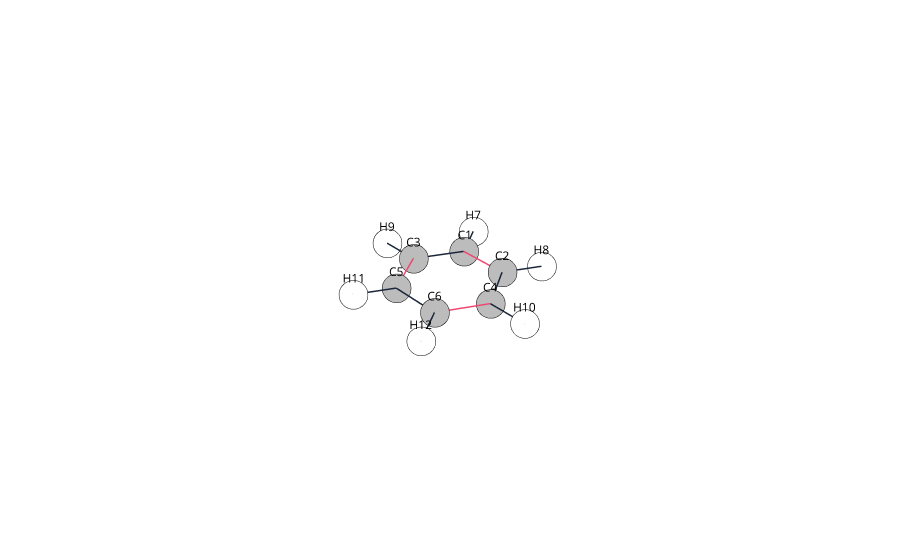

Write notebook code for a chart like this one.
### Code cell
# display graph

mi.view_graph(graph1,plot_mode='plotly')

### Figure 1 — Plotly figure (JSON) as saved in the notebook; plotly's stock layout.template omitted (floating-point values rounded to 4 significant figures)
{"data": [{"hoverinfo": "all", "hoverlabel": {"bgcolor": "#ffffff"}, "hovertext": ["Element: C1"], "marker": {"color": "#BCBCBC", "line": {"color": "black", "width": 2}, "size": 10, "sizemode": "area", "sizeref": 1}, "mode": "markers+text", "text": ["C1"], "textfont": {"color": "black"}, "type": "scatter3d", "x": [-1.213], "y": [-0.6884], "z": [0]}, {"hoverinfo": "all", "hoverlabel": {"bgcolor": "#ffffff"}, "hovertext": ["Element: C2"], "marker": {"color": "#BCBCBC", "line": {"color": "black", "width": 2}, "size": 10, "sizemode": "area", "sizeref": 1}, "mode": "markers+text", "text": ["C2"], "textfont": {"color": "black"}, "type": "scatter3d", "x": [-1.203], "y": [0.7064], "z": [0.0001]}, {"hoverinfo": "all", "hoverlabel": {"bgcolor": "#ffffff"}, "hovertext": ["Element: C3"], "marker": {"color": "#BCBCBC", "line": {"color": "black", "width": 2}, "size": 10, "sizemode": "area", "sizeref": 1}, "mode": "markers+text", "text": ["C3"], "textfont": {"color": "black"}, "type": "scatter3d", "x": [-0.0103], "y": [-1.395], "z": [0]}, {"hoverinfo": "all", "hoverlabel": {"bgcolor": "#ffffff"}, "hovertext": ["Element: C4"], "marker": {"color": "#BCBCBC", "line": {"color": "black", "width": 2}, "size": 10, "sizemode": "area", "sizeref": 1}, "mode": "markers+text", "text": ["C4"], "textfont": {"color": "black"}, "type": "scatter3d", "x": [0.0104], "y": [1.395], "z": [-0.0001]}, {"hoverinfo": "all", "hoverlabel": {"bgcolor": "#ffffff"}, "hovertext": ["Element: C5"], "marker": {"color": "#BCBCBC", "line": {"color": "black", "width": 2}, "size": 10, "sizemode": "area", "sizeref": 1}, "mode": "markers+text", "text": ["C5"], "textfont": {"color": "black"}, "type": "scatter3d", "x": [1.203], "y": [-0.7063], "z": [0]}, {"hoverinfo": "all", "hoverlabel": {"bgcolor": "#ffffff"}, "hovertext": ["Element: C6"], "marker": {"color": "#BCBCBC", "line": {"color": "black", "width": 2}, "size": 10, "sizemode": "area", "sizeref": 1}, "mode": "markers+text", "text": ["C6"], "textfont": {"color": "black"}, "type": "scatter3d", "x": [1.213], "y": [0.6884], "z": [0]}, {"hoverinfo": "all", "hoverlabel": {"bgcolor": "#ffffff"}, "hovertext": ["Element: H7"], "marker": {"color": "#ffffff", "line": {"color": "black", "width": 2}, "size": 10, "sizemode": "area", "sizeref": 1}, "mode": "markers+text", "text": ["H7"], "textfont": {"color": "black"}, "type": "scatter3d", "x": [-2.158], "y": [-1.224], "z": [0]}, {"hoverinfo": "all", "hoverlabel": {"bgcolor": "#ffffff"}, "hovertext": ["Element: H8"], "marker": {"color": "#ffffff", "line": {"color": "black", "width": 2}, "size": 10, "sizemode": "area", "sizeref": 1}, "mode": "markers+text", "text": ["H8"], "textfont": {"color": "black"}, "type": "scatter3d", "x": [-2.139], "y": [1.256], "z": [0.0001]}, {"hoverinfo": "all", "hoverlabel": {"bgcolor": "#ffffff"}, "hovertext": ["Element: H9"], "marker": {"color": "#ffffff", "line": {"color": "black", "width": 2}, "size": 10, "sizemode": "area", "sizeref": 1}, "mode": "markers+text", "text": ["H9"], "textfont": {"color": "black"}, "type": "scatter3d", "x": [-0.0184], "y": [-2.481], "z": [-0.0001]}, {"hoverinfo": "all", "hoverlabel": {"bgcolor": "#ffffff"}, "hovertext": ["Element: H10"], "marker": {"color": "#ffffff", "line": {"color": "black", "width": 2}, "size": 10, "sizemode": "area", "sizeref": 1}, "mode": "markers+text", "text": ["H10"], "textfont": {"color": "black"}, "type": "scatter3d", "x": [0.0184], "y": [2.481], "z": [0]}, {"hoverinfo": "all", "hoverlabel": {"bgcolor": "#ffffff"}, "hovertext": ["Element: H11"], "marker": {"color": "#ffffff", "line": {"color": "black", "width": 2}, "size": 10, "sizemode": "area", "sizeref": 1}, "mode": "markers+text", "text": ["H11"], "textfont": {"color": "black"}, "type": "scatter3d", "x": [2.139], "y": [-1.256], "z": [0.0001]}, {"hoverinfo": "all", "hoverlabel": {"bgcolor": "#ffffff"}, "hovertext": ["Element: H12"], "marker": {"color": "#ffffff", "line": {"color": "black", "width": 2}, "size": 10, "sizemode": "area", "sizeref": 1}, "mode": "markers+text", "text": ["H12"], "textfont": {"color": "black"}, "type": "scatter3d", "x": [2.158], "y": [1.224], "z": [0]}, {"hoverinfo": "none", "line": {"color": "#EF476F", "width": 3}, "mode": "lines", "name": "CC", "showlegend": true, "textfont": {"color": "black"}, "type": "scatter3d", "x": [-1.213, -1.203], "y": [-0.6884, 0.7064], "z": [0, 0.0001]}, {"hoverinfo": "text", "hoverlabel": {"bgcolor": "#ffffff", "namelength": -1}, "hovertext": ["A double bond with a length of 1.395"], "mode": "text", "text": [""], "textfont": {"color": "black"}, "type": "scatter3d", "x": [-1.208], "y": [0.009], "z": [5e-05]}, {"hoverinfo": "none", "line": {"color": "#1B263B", "width": 3}, "mode": "lines", "name": "CC", "showlegend": true, "textfont": {"color": "black"}, "type": "scatter3d", "x": [-1.213, -0.0103], "y": [-0.6884, -1.395], "z": [0, 0]}, {"hoverinfo": "text", "hoverlabel": {"bgcolor": "#ffffff", "namelength": -1}, "hovertext": ["A single bond with a length of 1.395"], "mode": "text", "text": [""], "textfont": {"color": "black"}, "type": "scatter3d", "x": [-0.6117], "y": [-1.042], "z": [0]}, {"hoverinfo": "none", "line": {"color": "#1B263B", "width": 3}, "mode": "lines", "name": "CH", "showlegend": true, "textfont": {"color": "black"}, "type": "scatter3d", "x": [-1.213, -2.158], "y": [-0.6884, -1.224], "z": [0, 0]}, {"hoverinfo": "text", "hoverlabel": {"bgcolor": "#ffffff", "namelength": -1}, "hovertext": ["A single bond with a length of 1.086"], "mode": "text", "text": [""], "textfont": {"color": "black"}, "type": "scatter3d", "x": [-1.685], "y": [-0.9564], "z": [0]}, {"hoverinfo": "none", "line": {"color": "#1B263B", "width": 3}, "mode": "lines", "name": "CC", "showlegend": true, "textfont": {"color": "black"}, "type": "scatter3d", "x": [-1.203, 0.0104], "y": [0.7064, 1.395], "z": [0.0001, -0.0001]}, {"hoverinfo": "text", "hoverlabel": {"bgcolor": "#ffffff", "namelength": -1}, "hovertext": ["A single bond with a length of 1.395"], "mode": "text", "text": [""], "textfont": {"color": "black"}, "type": "scatter3d", "x": [-0.5962], "y": [1.051], "z": [0]}, {"hoverinfo": "none", "line": {"color": "#1B263B", "width": 3}, "mode": "lines", "name": "CH", "showlegend": true, "textfont": {"color": "black"}, "type": "scatter3d", "x": [-1.203, -2.139], "y": [0.7064, 1.256], "z": [0.0001, 0.0001]}, {"hoverinfo": "text", "hoverlabel": {"bgcolor": "#ffffff", "namelength": -1}, "hovertext": ["A single bond with a length of 1.086"], "mode": "text", "text": [""], "textfont": {"color": "black"}, "type": "scatter3d", "x": [-1.671], "y": [0.9814], "z": [0.0001]}, {"hoverinfo": "none", "line": {"color": "#EF476F", "width": 3}, "mode": "lines", "name": "CC", "showlegend": true, "textfont": {"color": "black"}, "type": "scatter3d", "x": [-0.0103, 1.203], "y": [-1.395, -0.7063], "z": [0, 0]}, {"hoverinfo": "text", "hoverlabel": {"bgcolor": "#ffffff", "namelength": -1}, "hovertext": ["A double bond with a length of 1.395"], "mode": "text", "text": [""], "textfont": {"color": "black"}, "type": "scatter3d", "x": [0.5963], "y": [-1.051], "z": [0]}, {"hoverinfo": "none", "line": {"color": "#1B263B", "width": 3}, "mode": "lines", "name": "CH", "showlegend": true, "textfont": {"color": "black"}, "type": "scatter3d", "x": [-0.0103, -0.0184], "y": [-1.395, -2.481], "z": [0, -0.0001]}, {"hoverinfo": "text", "hoverlabel": {"bgcolor": "#ffffff", "namelength": -1}, "hovertext": ["A single bond with a length of 1.086"], "mode": "text", "text": [""], "textfont": {"color": "black"}, "type": "scatter3d", "x": [-0.01435], "y": [-1.938], "z": [-5e-05]}, {"hoverinfo": "none", "line": {"color": "#EF476F", "width": 3}, "mode": "lines", "name": "CC", "showlegend": true, "textfont": {"color": "black"}, "type": "scatter3d", "x": [0.0104, 1.213], "y": [1.395, 0.6884], "z": [-0.0001, 0]}, {"hoverinfo": "text", "hoverlabel": {"bgcolor": "#ffffff", "namelength": -1}, "hovertext": ["A double bond with a length of 1.395"], "mode": "text", "text": [""], "textfont": {"color": "black"}, "type": "scatter3d", "x": [0.6118], "y": [1.042], "z": [-5e-05]}, {"hoverinfo": "none", "line": {"color": "#1B263B", "width": 3}, "mode": "lines", "name": "CH", "showlegend": true, "textfont": {"color": "black"}, "type": "scatter3d", "x": [0.0104, 0.0184], "y": [1.395, 2.481], "z": [-0.0001, 0]}, {"hoverinfo": "text", "hoverlabel": {"bgcolor": "#ffffff", "namelength": -1}, "hovertext": ["A single bond with a length of 1.086"], "mode": "text", "text": [""], "textfont": {"color": "black"}, "type": "scatter3d", "x": [0.0144], "y": [1.938], "z": [-5e-05]}, {"hoverinfo": "none", "line": {"color": "#1B263B", "width": 3}, "mode": "lines", "name": "CC", "showlegend": true, "textfont": {"color": "black"}, "type": "scatter3d", "x": [1.203, 1.213], "y": [-0.7063, 0.6884], "z": [0, 0]}, {"hoverinfo": "text", "hoverlabel": {"bgcolor": "#ffffff", "namelength": -1}, "hovertext": ["A single bond with a length of 1.395"], "mode": "text", "text": [""], "textfont": {"color": "black"}, "type": "scatter3d", "x": [1.208], "y": [-0.00895], "z": [0]}, {"hoverinfo": "none", "line": {"color": "#1B263B", "width": 3}, "mode": "lines", "name": "CH", "showlegend": true, "textfont": {"color": "black"}, "type": "scatter3d", "x": [1.203, 2.139], "y": [-0.7063, -1.256], "z": [0, 0.0001]}, {"hoverinfo": "text", "hoverlabel": {"bgcolor": "#ffffff", "namelength": -1}, "hovertext": ["A single bond with a length of 1.086"], "mode": "text", "text": [""], "textfont": {"color": "black"}, "type": "scatter3d", "x": [1.671], "y": [-0.9813], "z": [5e-05]}, {"hoverinfo": "none", "line": {"color": "#1B263B", "width": 3}, "mode": "lines", "name": "CH", "showlegend": true, "textfont": {"color": "black"}, "type": "scatter3d", "x": [1.213, 2.158], "y": [0.6884, 1.224], "z": [0, 0]}, {"hoverinfo": "text", "hoverlabel": {"bgcolor": "#ffffff", "namelength": -1}, "hovertext": ["A single bond with a length of 1.086"], "mode": "text", "text": [""], "textfont": {"color": "black"}, "type": "scatter3d", "x": [1.685], "y": [0.9565], "z": [0]}], "layout": {"autosize": true, "legend": {"orientation": "h", "x": 1, "xanchor": "right", "y": 1.02, "yanchor": "bottom"}, "margin": {"b": 0, "l": 0, "r": 0, "t": 0}, "paper_bgcolor": "#ffffff", "plot_bgcolor": "#ffffff", "scene": {"aspectmode": "manual", "aspectratio": {"x": 1, "y": 1, "z": 1}, "xaxis": {"backgroundcolor": "#ffffff", "nticks": 4, "range": [-3.981, 3.981], "showbackground": true, "showgrid": false, "showspikes": false, "showticklabels": false, "title": {"text": ""}, "zeroline": false}, "yaxis": {"backgroundcolor": "#ffffff", "nticks": 4, "range": [-3.981, 3.981], "showbackground": true, "showgrid": false, "showspikes": false, "showticklabels": false, "title": {"text": ""}, "zeroline": false}, "zaxis": {"backgroundcolor": "#ffffff", "nticks": 4, "range": [-3.981, 3.981], "showbackground": true, "showgrid": false, "showspikes": false, "showticklabels": false, "title": {"text": ""}, "zeroline": false}}, "showlegend": false}}
